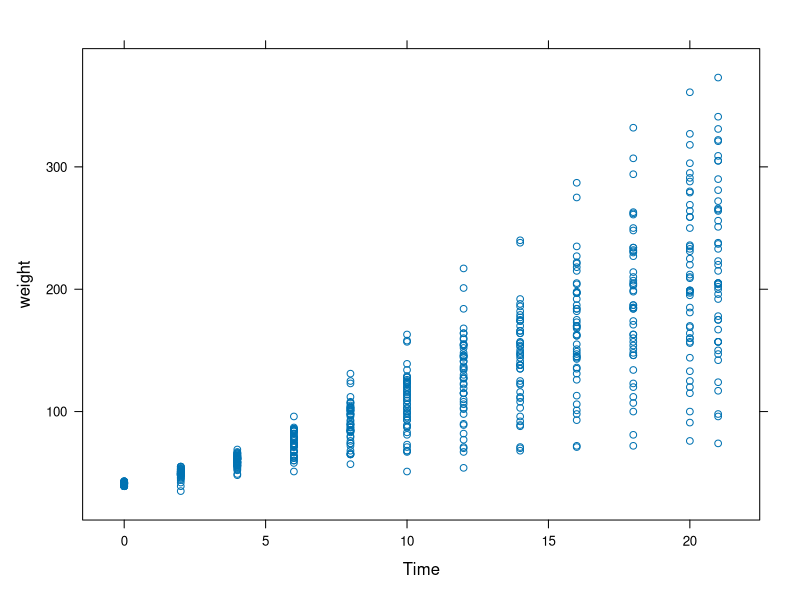
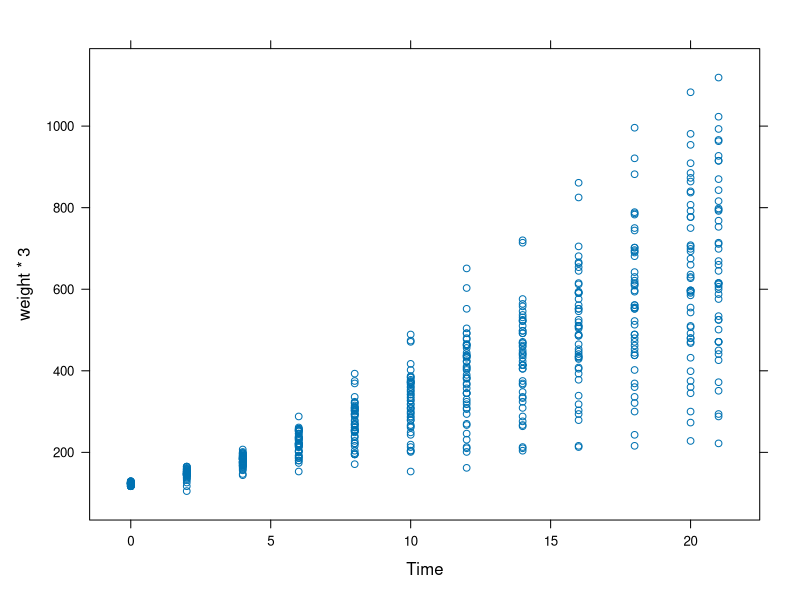
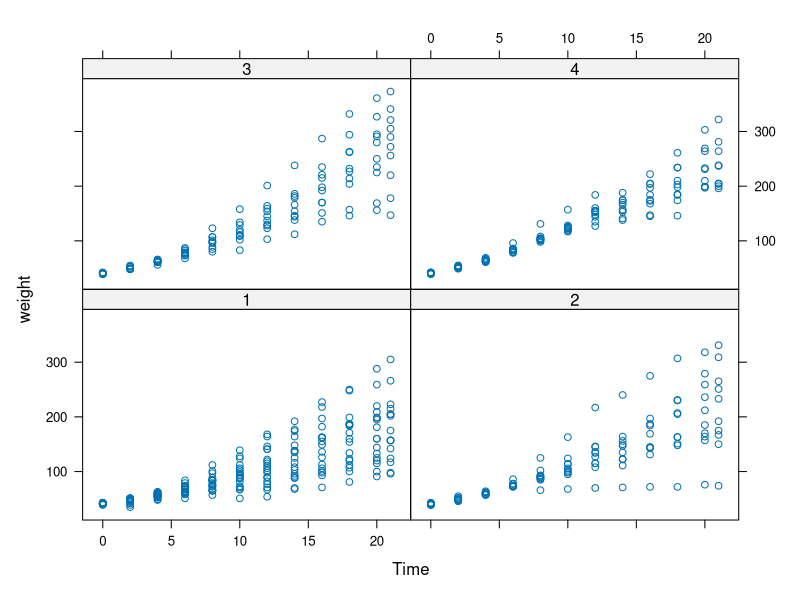
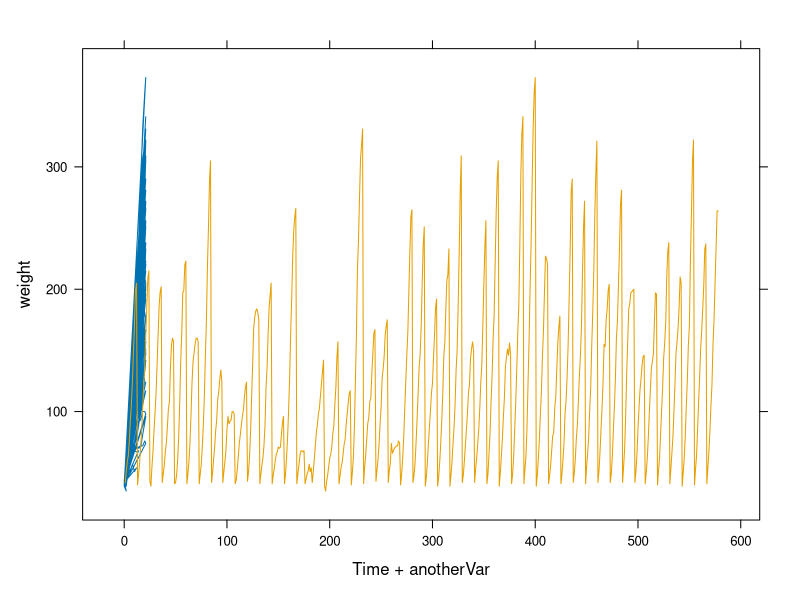
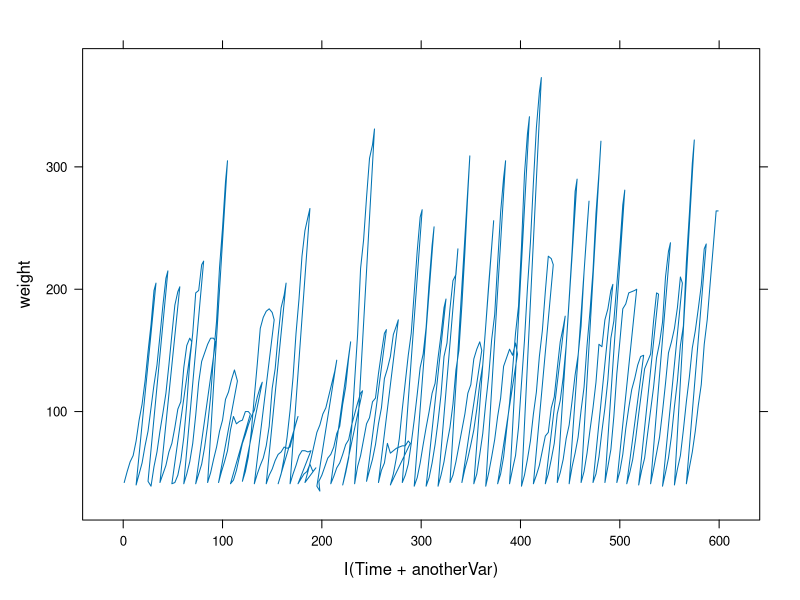
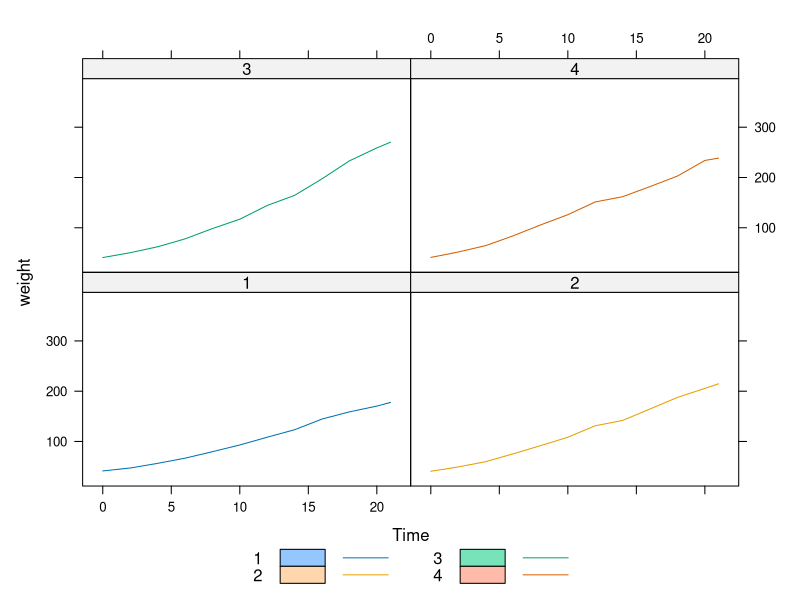
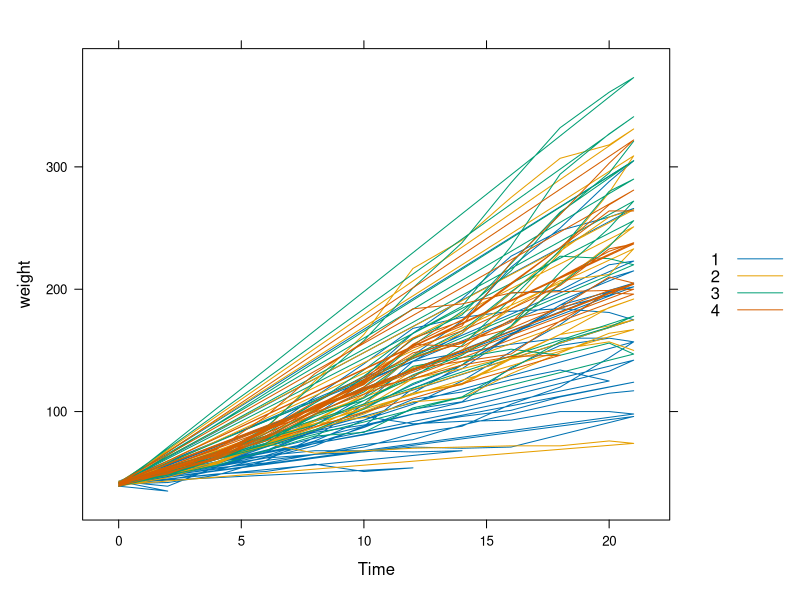

Write the R code that produced these figures, in order.
# lattice xyplot
# formula: xyplot(numeric1 ˜ numeric2)

library(lattice)

# xyplot is an important place to start - all attributes are defined in this help file.

# so easy to set up plots once you understand formulas
xyplot(weight ~ Time, data = ChickWeight)
xyplot(weight*3 ~ Time, data = ChickWeight)
xyplot(weight ~ Time | Diet, data = ChickWeight)

# what if you want to add two variables instead of combine graphs?
ChickWeight$anotherVar <- 1:nrow(ChickWeight) # add a variable

# not what we want
xyplot(weight ~ Time + anotherVar, type = "l", data = ChickWeight)
# use I() (inhibit interpretation) to get desired result
xyplot(weight ~ I(Time + anotherVar), type = "l", data = ChickWeight)


# lots of options for creating keys/legends
xyplot(weight ~ Time | Diet, 
       data = ChickWeight,
       type = "a", # lines = average
       groups = Diet, # necessary for auto.key,
       auto.key = list(columns = 2, 
                       points = FALSE,
                       rectangles = TRUE,
                       space = "bottom"))

# or just use autokey
xyplot( weight ~ Time, 
        groups = Diet,
        data = ChickWeight, 
        type = "l",
        auto.key = TRUE)
